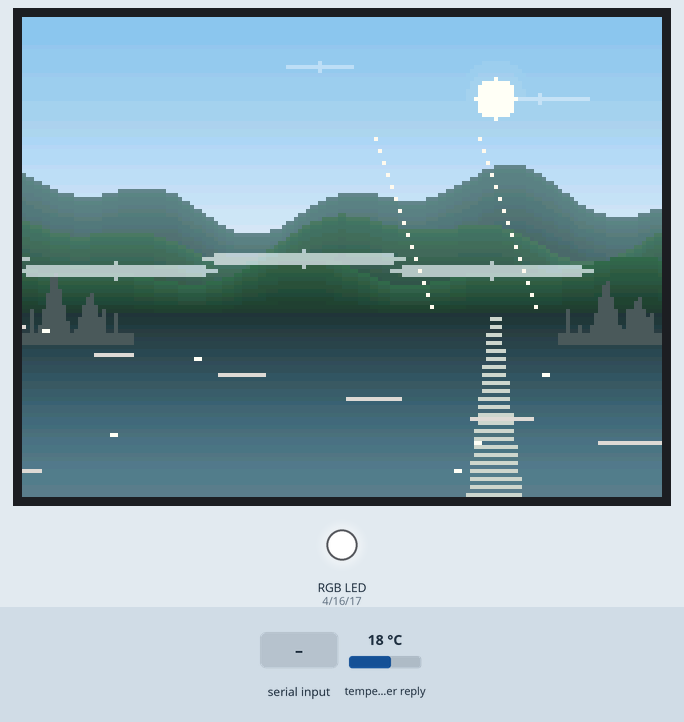
Simulated run of this program. Board: ESP32. Shown: 320×240 colour display, an RGB LED mixed from three pins (HIGH = lit). Inputs (shaded band) come from the test bench; at power-on: temperature in the weather reply 18 °C. WiFi joins after 1.5 s; servers stay silent unless stated; the local clock reads 2024-03-15 10:24:30 at power-on unless the program sets it; random numbers use the default seed unless the program sets one; EEPROM starts erased; web services answer with replies made up by the test bench; pins used as bus, display or sensor lines are not drawn; what the program prints to the serial monitor is not drawn.

Above: at 1.6 s.
1.7 s: "}\n" received over Serial
At 2.32 s:
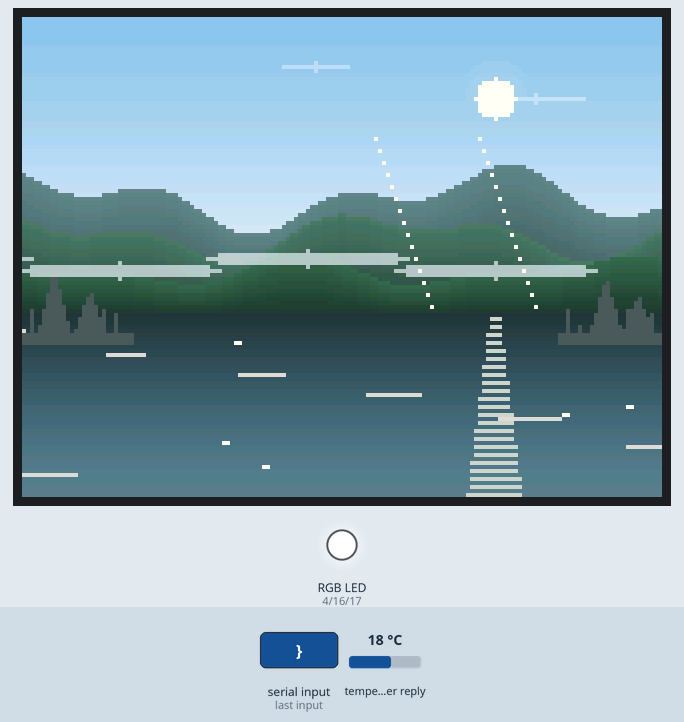
3.5 s: ":\n" received over Serial
At 4.19 s:
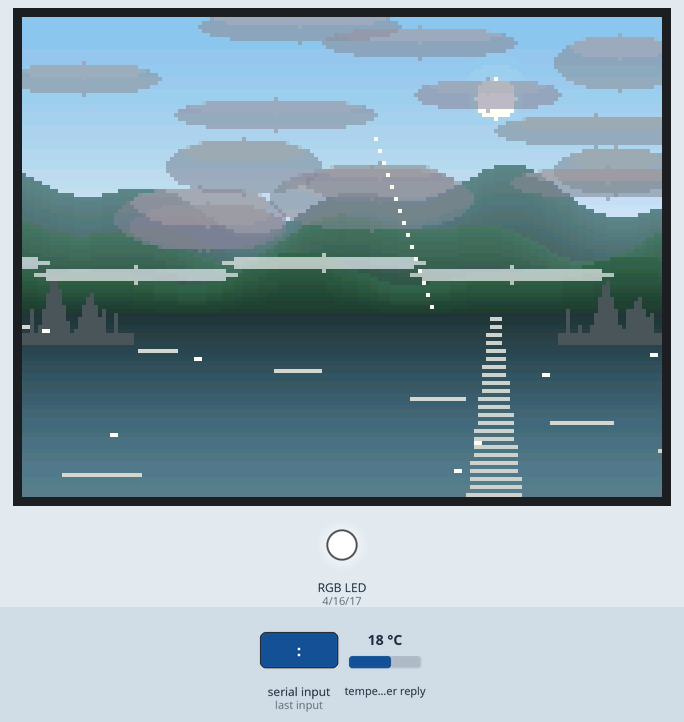
5.4 s: "255\n" received over Serial
At 6.04 s:
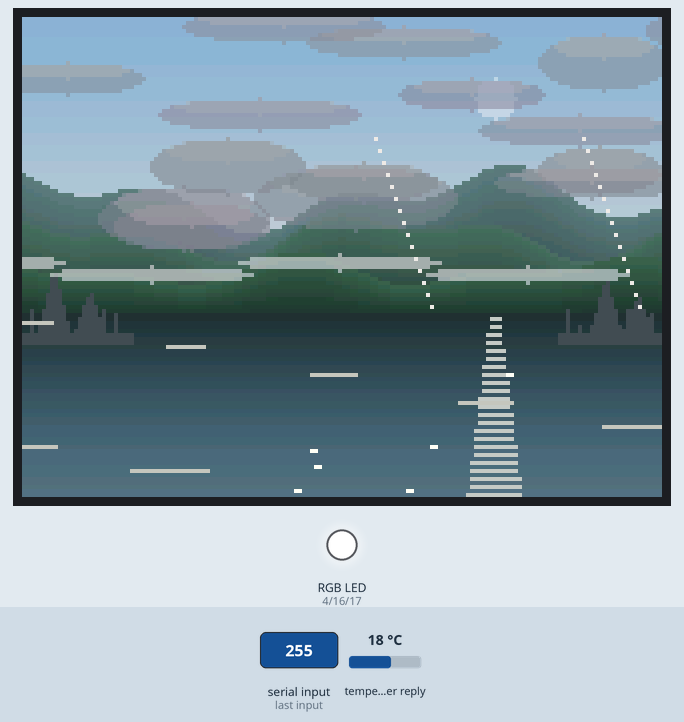
Timing chart, 0 to 8.4 s (numbered marks = the images above; inputs shaded):
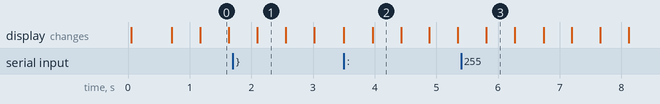

Measured:
- what the display in image 0 shows lasts 0.4 s, from 1.2 s to 1.6 s

The program:

main.cpp
```cpp
#include "app.h"
#include "weather.h"
#include <time.h>

TFT_eSPI tft = TFT_eSPI();
AppState g;
uint16_t g_fb[SW * SH];

extern void serial_poll();

static uint32_t last_frame_ms = 0;
static uint32_t fps_window_frames = 0;
static bool test_dirty = true;
static uint8_t last_test_bl = 0xFF;
static uint8_t last_test_rot = 0xFF;
static bool last_test_inv = false;
static bool last_test_swap = false;

void set_brightness(uint8_t v) {
  g.brightness = v;
  ledcWrite(BL_LEDC_CH, v);
}

void apply_rotation() {
  tft.setRotation(g.rotation);
  test_dirty = true;
}

void apply_invert() {
  tft.invertDisplay(g.invert);
  test_dirty = true;
}

void push_fb_2x() {
  uint16_t line[LCD_W];
  // ILI9341 wants RGB565 high-byte first on SPI. fillRect/pushBlock always
  // byte-swaps; pushPixels does not unless setSwapBytes(true). Without this,
  // a vertical sky gradient becomes cyan/pink/green horizontal bands.
  tft.setSwapBytes(true);
  tft.startWrite();
  tft.setAddrWindow(0, 0, LCD_W, LCD_H);
  for (int y = 0; y < SH; ++y) {
    const uint16_t *row = g_fb + y * SW;
    for (int x = 0; x < SW; ++x) {
      uint16_t p = row[x];
      if (g.swap_rb) p = swapRB565(p);
      line[x * 2] = p;
      line[x * 2 + 1] = p;
    }
    tft.pushPixels(line, LCD_W);
    tft.pushPixels(line, LCD_W);
  }
  tft.endWrite();
}

static void rgb_led_off() {
  pinMode(PIN_LED_R, OUTPUT);
  pinMode(PIN_LED_G, OUTPUT);
  pinMode(PIN_LED_B, OUTPUT);
  digitalWrite(PIN_LED_R, HIGH);
  digitalWrite(PIN_LED_G, HIGH);
  digitalWrite(PIN_LED_B, HIGH);
}

static void radios_off() {
  // Bluetooth stays off. Wi-Fi is started later by weather_begin() (setup AP /
  // Open-Meteo). btStop() is a no-op if the controller was never started.
  btStop();
}

static void backlight_pwm_begin() {
  ledcSetup(BL_LEDC_CH, BL_LEDC_FREQ, BL_LEDC_BITS);
  ledcAttachPin(PIN_TFT_BL, BL_LEDC_CH);
  ledcWrite(BL_LEDC_CH, g.brightness);
}

void setup() {
  rgb_led_off();
  radios_off();
  setCpuFrequencyMhz(240);

  Serial.begin(SERIAL_BAUD);
  delay(50);

  g.mode = MODE_SCENE;
  g.phase = PH_DAY;
  g.weather = WE_CLEAR;
  g.phase_auto = false;
  g.invert = (PROFILE_INVERT != 0);
  g.swap_rb = false;
  g.brightness = DEFAULT_BRIGHTNESS;
  g.fps = DEFAULT_FPS;
  g.rotation = DEFAULT_ROTATION;
  g.quiet = false;
  g.t = 0.f;
  g.frames = 0;
  g.last_fps_ms = millis();
  g.measured_fps = 0;

  tft.init();
  tft.setSwapBytes(true);
  tft.setRotation(g.rotation);
  tft.invertDisplay(g.invert);
  tft.fillScreen(TFT_BLACK);
  backlight_pwm_begin();

  scene_init();
  weather_begin();  // may apply last-known weather from NVS
  scene_snap();

  Serial.println();
  Serial.println(F("================================"));
  Serial.printf("%s %s  visual-port-of pixel-window 0.2.0\n", FIRMWARE_NAME,
                FIRMWARE_VERSION);
  Serial.println(F("tiny window / lake  |  Open-Meteo  |  rot=3 (180)"));
  Serial.println(F("================================"));
  log_status();
  weather_log_status();
  Serial.println(F("default mode=scene brightness=90  (send: test)"));
  Serial.println(F("swapBytes=1  (pushPixels endian matches fillRect/pushBlock)"));
  log_help();

  last_frame_ms = millis();
}

void loop() {
  serial_poll();
  weather_loop();

  uint32_t now = millis();
  uint32_t min_dt = 1000u / (g.fps ? g.fps : 1);
  if ((uint32_t)(now - last_frame_ms) < min_dt) {
    delay(1);  // frame cap; never deep-sleep
    return;
  }
  float dt = (now - last_frame_ms) / 1000.0f;
  if (dt > 0.25f) dt = 0.25f;
  last_frame_ms = now;
  g.t += dt;
  g.frames++;
  fps_window_frames++;

  // Phase follows the local clock whenever auto is on (live weather default).
  // 0.1.3 only did this when live was off, so a stale morning observation
  // could stick all day if a later fetch failed or the clock had no NTP.
  if (g.phase_auto && weather_clock_valid()) {
    time_t ts = time(nullptr);
    struct tm tmnow;
    localtime_r(&ts, &tmnow);
    Phase np = phase_for_hour(tmnow.tm_hour);
    if (np != g.phase) {
      g.phase = np;
      scene_invalidate();
      if (!g.quiet) {
        Serial.printf("phase auto -> %s (local %02d:%02d JST)\n", phase_name(g.phase),
                      tmnow.tm_hour, tmnow.tm_min);
      }
    }
  }

  if (g.mode == MODE_TEST) {
    bool need = test_dirty || last_test_bl != g.brightness || last_test_rot != g.rotation ||
                last_test_inv != g.invert || last_test_swap != g.swap_rb;
    if (need) {
      lcd_test_draw();
      test_dirty = false;
      last_test_bl = g.brightness;
      last_test_rot = g.rotation;
      last_test_inv = g.invert;
      last_test_swap = g.swap_rb;
    }
  } else {
    scene_draw(g.t);
    push_fb_2x();
  }

  if (now - g.last_fps_ms >= 3000) {
    g.measured_fps = (uint16_t)((fps_window_frames * 1000ul) / (now - g.last_fps_ms));
    fps_window_frames = 0;
    g.last_fps_ms = now;
    if (!g.quiet) {
      char clk[32];
      weather_format_clock(clk, sizeof(clk));
      Serial.printf("log fps_meas=%u heap=%u mode=%s weather=%s phase=%s bl=%u clk=%s\n",
                    g.measured_fps, (unsigned)ESP.getFreeHeap(),
                    g.mode == MODE_TEST ? "test" : "scene", weather_name(g.weather),
                    phase_name(g.phase), g.brightness, clk);
    }
  }
}
```

app.h
```cpp
#pragma once

#include "config.h"
#include "color.h"
#include <Arduino.h>
#include <TFT_eSPI.h>

enum Mode { MODE_TEST = 0, MODE_SCENE = 1 };
enum Phase { PH_MORNING = 0, PH_DAY = 1, PH_EVENING = 2, PH_NIGHT = 3, PH_COUNT = 4 };
enum Weather { WE_CLEAR = 0, WE_CLOUDY = 1, WE_RAIN = 2, WE_COUNT = 3 };

struct AppState {
  Mode mode;
  Phase phase;
  Weather weather;
  bool phase_auto;
  bool invert;
  bool swap_rb;
  uint8_t brightness;
  uint8_t fps;
  uint8_t rotation;
  bool quiet;
  float t;
  uint32_t frames;
  uint32_t last_fps_ms;
  uint16_t measured_fps;
};

extern TFT_eSPI tft;
extern AppState g;
extern uint16_t g_fb[SW * SH];

void set_brightness(uint8_t v);
void apply_rotation();
void apply_invert();
void push_fb_2x();
void log_status();
void log_help();
void serial_poll();

void lcd_test_draw();

void scene_init();
void scene_invalidate();
void scene_snap();
void scene_draw(float t);

inline const char *phase_name(Phase p) {
  switch (p) {
    case PH_MORNING: return "morning";
    case PH_DAY: return "day";
    case PH_EVENING: return "evening";
    case PH_NIGHT: return "night";
    default: return "?";
  }
}

inline const char *weather_name(Weather w) {
  switch (w) {
    case WE_CLEAR: return "clear";
    case WE_CLOUDY: return "cloudy";
    case WE_RAIN: return "rain";
    default: return "?";
  }
}

inline Phase phase_for_hour(int h) {
  if (h >= 5 && h < 9) return PH_MORNING;
  if (h >= 9 && h < 16) return PH_DAY;
  if (h >= 16 && h < 19) return PH_EVENING;
  return PH_NIGHT;
}
```

color.h
```cpp
#pragma once

#include <stdint.h>
#include <math.h>

#ifndef PANEL_GAMMA
#define PANEL_GAMMA 0.90f  // mild midtone lift for ILI9341
#endif

struct Rgb {
  uint8_t r, g, b;
};

inline int clampi(int v, int lo, int hi) {
  if (v < lo) return lo;
  if (v > hi) return hi;
  return v;
}

inline uint16_t to565(Rgb c) {
  return (uint16_t)(((c.r & 0xF8) << 8) | ((c.g & 0xFC) << 3) | (c.b >> 3));
}

inline uint8_t panel_enc(uint8_t v) {
  if (v == 0 || v == 255) return v;
  return (uint8_t)clampi((int)lroundf(255.f * powf(v / 255.f, PANEL_GAMMA)), 0, 255);
}

// Quantize for the panel (gamma + RGB565). Use this on scene writes.
inline uint16_t to565_fx(Rgb c) {
  Rgb e = {panel_enc(c.r), panel_enc(c.g), panel_enc(c.b)};
  return to565(e);
}

inline Rgb from565(uint16_t p) {
  Rgb c;
  c.r = (uint8_t)((p >> 11) * 255 / 31);
  c.g = (uint8_t)(((p >> 5) & 0x3F) * 255 / 63);
  c.b = (uint8_t)((p & 0x1F) * 255 / 31);
  return c;
}

inline uint16_t swapRB565(uint16_t p) {
  uint16_t r = (p >> 11) & 0x1F;
  uint16_t g = p & 0x07E0;
  uint16_t b = p & 0x1F;
  return (uint16_t)((b << 11) | g | r);
}

inline Rgb mix(Rgb a, Rgb b, float t) {
  if (t < 0.f) t = 0.f;
  if (t > 1.f) t = 1.f;
  Rgb o;
  o.r = (uint8_t)(a.r + (b.r - a.r) * t);
  o.g = (uint8_t)(a.g + (b.g - a.g) * t);
  o.b = (uint8_t)(a.b + (b.b - a.b) * t);
  return o;
}

// Allows t outside 0..1 (saturation boost).
inline Rgb mix_u(Rgb a, Rgb b, float t) {
  auto ch = [](int x, int y, float t) -> uint8_t {
    return (uint8_t)clampi((int)lroundf(x + (y - x) * t), 0, 255);
  };
  Rgb o = {ch(a.r, b.r, t), ch(a.g, b.g, t), ch(a.b, b.b, t)};
  return o;
}

inline float luma(Rgb c) {
  return 0.2126f * c.r + 0.7152f * c.g + 0.0722f * c.b;
}

inline Rgb sat_boost(Rgb c, float s) {
  float y = luma(c);
  uint8_t g = (uint8_t)clampi((int)lroundf(y), 0, 255);
  Rgb grey = {g, g, g};
  return mix_u(grey, c, s);
}

inline Rgb dim(Rgb c, float k) {
  Rgb o;
  o.r = (uint8_t)clampi((int)(c.r * k), 0, 255);
  o.g = (uint8_t)clampi((int)(c.g * k), 0, 255);
  o.b = (uint8_t)clampi((int)(c.b * k), 0, 255);
  return o;
}

inline uint16_t mix565(uint16_t a, uint16_t b, uint8_t alpha) {
  // alpha 0 = a, 255 = b
  Rgb A = from565(a), B = from565(b);
  uint16_t ia = 255 - alpha;
  Rgb o;
  o.r = (uint8_t)((A.r * ia + B.r * alpha) / 255);
  o.g = (uint8_t)((A.g * ia + B.g * alpha) / 255);
  o.b = (uint8_t)((A.b * ia + B.b * alpha) / 255);
  return to565(o);
}

static const Rgb GREY = {128, 134, 148};
```

weather.h
```cpp
#pragma once

#include "app.h"

struct WeatherObs {
  bool valid;
  int weather_code;
  int is_day;
  int cloud_cover;
  float precipitation;
  float temperature_c;
  char time_iso[24];
  Weather mapped_weather;
  Phase mapped_phase;
  uint32_t fetched_ms;
  int http_code;
};

// WMO weather_code + light context -> existing clear/cloudy/rain.
// Snow / fog / thunder map to the nearest of those three.
Weather weather_map_wmo(int code, float precipitation, int cloud_cover);
Phase weather_map_phase(int is_day, int local_hour);

void weather_begin();
void weather_loop();
void weather_request_fetch();
void weather_reset_wifi();  // erase saved SSID/password, reboot into setup AP
void weather_start_portal();
void weather_set_location(float lat, float lon, bool save);
void weather_get_location(float *lat, float *lon);
void weather_set_live(bool on);
bool weather_live_enabled();
void weather_log_status();
bool weather_clock_valid();
void weather_format_clock(char *buf, size_t cap);  // "unset" or "YYYY-MM-DD HH:MM JST"
const WeatherObs &weather_last();
const char *weather_wifi_state();
```

config.h
```cpp
#pragma once

#include <stdint.h>

#ifndef FIRMWARE_NAME
#define FIRMWARE_NAME "tiny-window"
#endif
#ifndef FIRMWARE_VERSION
#define FIRMWARE_VERSION "0.1.4"
#endif
#ifndef PROFILE_NAME
#define PROFILE_NAME "unknown"
#endif
#ifndef PROFILE_DRIVER
#define PROFILE_DRIVER "unknown"
#endif
#ifndef PROFILE_COLOR
#define PROFILE_COLOR "?"
#endif
#ifndef PROFILE_INVERT
#define PROFILE_INVERT 0
#endif

// Landscape 320x240. v0.1.1 used 1; v0.1.2 uses 3 (180°) for the case-mounted panel.
// Override at build time: -DDEFAULT_ROTATION=1
#ifndef DEFAULT_ROTATION
#define DEFAULT_ROTATION 3
#endif

#ifndef DEFAULT_LATITUDE
#define DEFAULT_LATITUDE 35.68f
#endif
#ifndef DEFAULT_LONGITUDE
#define DEFAULT_LONGITUDE 139.76f
#endif

#ifndef WIFI_SETUP_AP_NAME
#define WIFI_SETUP_AP_NAME "TinyWindow-Setup"
#endif

#ifndef WEATHER_FETCH_INTERVAL_MS
#define WEATHER_FETCH_INTERVAL_MS 600000UL  // 10 minutes
#endif

#ifndef WEATHER_TRANSITION_MS
#define WEATHER_TRANSITION_MS 4000UL
#endif

// Internal scene buffer (pixel-window v0.2.0) and 2x nearest to the panel.
static const int SW = 160;
static const int SH = 120;
static const int LCD_W = 320;
static const int LCD_H = 240;
static const int HORIZON = 74;

// Documented CYD / ESP32-2432S028 pins. Only these outputs are driven.
static const int PIN_TFT_MISO = 12;
static const int PIN_TFT_MOSI = 13;
static const int PIN_TFT_SCLK = 14;
static const int PIN_TFT_CS = 15;
static const int PIN_TFT_DC = 2;
static const int PIN_TFT_BL = 21;
static const int PIN_LED_R = 4;   // active LOW
static const int PIN_LED_G = 16;  // active LOW
static const int PIN_LED_B = 17;  // active LOW

static const int BL_LEDC_CH = 0;
static const int BL_LEDC_FREQ = 5000;
static const int BL_LEDC_BITS = 8;

static const uint32_t SERIAL_BAUD = 115200;
static const int DEFAULT_FPS = 15;
static const int DEFAULT_BRIGHTNESS = 90;  // 0.1.3: ILI9341 midtones sit dark; 90 keeps heat modest vs 255

static const int MAX_CLOUD_BLOBS = 48;
static const int MAX_DROPS = 90;
static const int MAX_RIPPLES = 9;
static const int MAX_GLINTS = 26;
static const int MAX_REEDS = 20;
static const int MAX_TREES = 4;
```

lcd_test.cpp
```cpp
#include "app.h"

static void label(int x, int y, const char *s, uint16_t fg, uint16_t bg) {
  tft.setTextColor(fg, bg);
  tft.drawString(s, x, y, 2);
}

void lcd_test_draw() {
  const uint16_t BLK = TFT_BLACK;
  const uint16_t WHT = TFT_WHITE;
  const uint16_t RED = TFT_RED;
  const uint16_t GRN = TFT_GREEN;
  const uint16_t BLU = TFT_BLUE;
  const uint16_t YEL = TFT_YELLOW;
  const uint16_t CYN = TFT_CYAN;
  const uint16_t MAG = TFT_MAGENTA;
  const uint16_t GRY = tft.color565(40, 40, 48);

  tft.fillScreen(GRY);

  // 1px orientation border
  tft.drawRect(0, 0, LCD_W, LCD_H, WHT);
  tft.drawRect(1, 1, LCD_W - 2, LCD_H - 2, YEL);

  tft.fillRect(0, 0, LCD_W, 22, BLK);
  label(8, 3, "LCD TEST", YEL, BLK);

  char line[48];
  snprintf(line, sizeof(line), "%s", PROFILE_NAME);
  tft.setTextColor(WHT, BLK);
  tft.drawString(line, 100, 4, 2);

  // RGB bars (colour identity)
  const int bx = 16, by = 32, bw = 88, bh = 36;
  tft.fillRect(bx, by, bw, bh, RED);
  tft.fillRect(bx + bw + 8, by, bw, bh, GRN);
  tft.fillRect(bx + 2 * (bw + 8), by, bw, bh, BLU);
  tft.setTextColor(WHT, RED);
  tft.drawCentreString("R", bx + bw / 2, by + 10, 2);
  tft.setTextColor(BLK, GRN);
  tft.drawCentreString("G", bx + bw + 8 + bw / 2, by + 10, 2);
  tft.setTextColor(WHT, BLU);
  tft.drawCentreString("B", bx + 2 * (bw + 8) + bw / 2, by + 10, 2);

  // White / black / grey
  const int y2 = 76;
  tft.fillRect(16, y2, 90, 28, WHT);
  tft.fillRect(114, y2, 90, 28, BLK);
  tft.drawRect(114, y2, 90, 28, WHT);
  tft.fillRect(212, y2, 90, 28, tft.color565(160, 160, 160));
  tft.setTextColor(BLK, WHT);
  tft.drawCentreString("WHITE", 16 + 45, y2 + 6, 2);
  tft.setTextColor(WHT, BLK);
  tft.drawCentreString("BLACK", 114 + 45, y2 + 6, 2);
  tft.setTextColor(BLK, tft.color565(160, 160, 160));
  tft.drawCentreString("GRAY", 212 + 45, y2 + 6, 2);

  // Grey ramp via fillRect (pushBlock, always byte-swapped on ESP32)
  for (int i = 0; i < 16; ++i) {
    uint8_t v = (uint8_t)(i * 17);
    tft.fillRect(16 + i * 18, 110, 18, 12, tft.color565(v, v, v));
  }
  // Same 565 values via pushPixels (scene path). Must match the ramp above.
  {
    uint16_t line[288];
    for (int x = 0; x < 288; ++x) {
      uint8_t v = (uint8_t)((x / 18) * 17);
      line[x] = tft.color565(v, v, v);
    }
    tft.setSwapBytes(true);
    tft.startWrite();
    tft.setAddrWindow(16, 122, 288, 12);
    for (int y = 0; y < 12; ++y) tft.pushPixels(line, 288);
    tft.endWrite();
  }
  tft.setTextColor(YEL, GRY);
  tft.drawString("fillRect vs pushPixels 565", 16, 136, 1);

  // B/W checker
  const int cx0 = 232, cy0 = 152, cs = 8;
  for (int y = 0; y < 4; ++y) {
    for (int x = 0; x < 8; ++x) {
      uint16_t c = ((x + y) & 1) ? WHT : BLK;
      tft.fillRect(cx0 + x * cs, cy0 + y * cs, cs, cs, c);
    }
  }
  tft.setTextColor(WHT, GRY);
  tft.drawString("B/W", cx0, cy0 + 34, 1);

  // Orientation labels — these tell you if rotation 1 vs 3 is needed
  tft.fillTriangle(LCD_W / 2, 24, LCD_W / 2 - 8, 34, LCD_W / 2 + 8, 34, CYN);
  label(LCD_W / 2 - 18, 36, "TOP", CYN, GRY);
  tft.fillTriangle(LCD_W / 2, LCD_H - 8, LCD_W / 2 - 8, LCD_H - 18, LCD_W / 2 + 8,
                   LCD_H - 18, MAG);
  label(LCD_W / 2 - 28, LCD_H - 36, "BOTTOM", MAG, GRY);
  tft.fillTriangle(6, LCD_H / 2, 16, LCD_H / 2 - 8, 16, LCD_H / 2 + 8, YEL);
  tft.setTextColor(YEL, GRY);
  tft.drawString("LEFT", 20, LCD_H / 2 - 8, 2);
  tft.fillTriangle(LCD_W - 6, LCD_H / 2, LCD_W - 16, LCD_H / 2 - 8, LCD_W - 16,
                   LCD_H / 2 + 8, YEL);
  tft.drawRightString("RIGHT", LCD_W - 20, LCD_H / 2 - 8, 2);

  char info[64];
  snprintf(info, sizeof(info), "drv %s  %s  inv=%d", PROFILE_DRIVER, PROFILE_COLOR,
           (int)g.invert);
  tft.setTextColor(WHT, GRY);
  tft.drawString(info, 16, 150, 2);

  snprintf(info, sizeof(info), "rot=%u  320x240  bl=%u  fps=%u", g.rotation,
           g.brightness, g.fps);
  tft.drawString(info, 16, 170, 2);

  snprintf(info, sizeof(info), "swapRB=%d swapBytes=%d  GPIO21 PWM", (int)g.swap_rb,
           (int)tft.getSwapBytes());
  tft.drawString(info, 16, 190, 2);

  tft.setTextColor(TFT_GREENYELLOW, GRY);
  tft.drawString("serial: help | scene | weather | phase", 16, 212, 1);

  // Live brightness bar
  tft.drawRect(16, 224, 200, 10, WHT);
  int fill = (int)g.brightness * 198 / 255;
  tft.fillRect(17, 225, fill, 8, YEL);
}
```

Source omitted: scene.cpp (20072 bytes), serial_cmd.cpp (9048 bytes), wifi_weather.cpp (17086 bytes)
